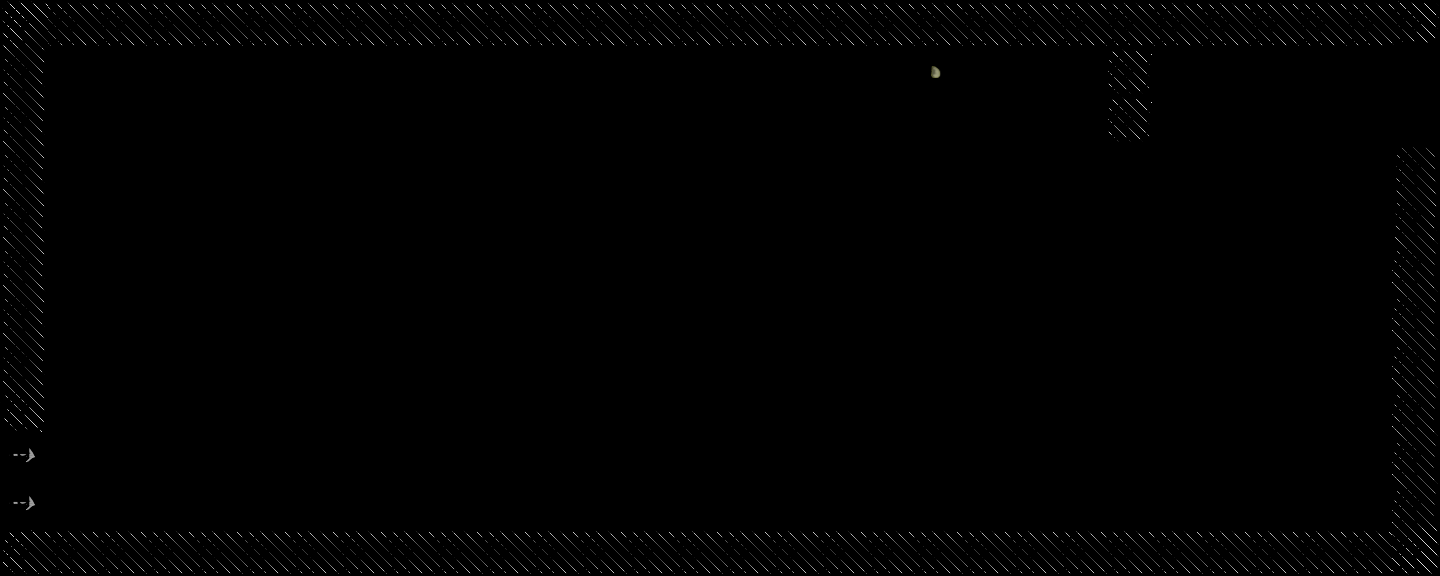

Below is a game level as drawn by its tile map, then a one-line description and the .tmx that defines it (tile-layer data replaced by summaries):
An orthogonal 30x12 tile map with 48x48 px tiles, 2 tile layers (Tiles, Objects), 2 tilesets and 4 objects.

<map version="1.0" orientation="orthogonal" width="30" height="12" tilewidth="48" tileheight="48">
 <tileset firstgid="1" name="objects" tilewidth="48" tileheight="48">
  <image source="img/tiles/objects.png" width="192" height="192" />
  <tile id="0">
   <properties>
    <property name="components" value="Player" />
    <property name="object" value="" />
   </properties>
  </tile>
  <tile id="1">
   <properties>
    <property name="components" value="Finish" />
    <property name="object" value="" />
   </properties>
  </tile>
  <tile id="2">
   <properties>
    <property name="components" value="Dead" />
    <property name="object" value="" />
   </properties>
  </tile>
  <tile id="3">
   <properties>
    <property name="components" value="Wall" />
    <property name="object" value="" />
   </properties>
  </tile>
  <tile id="4">
   <properties>
    <property name="components" value="CellNormal" />
    <property name="object" value="" />
   </properties>
  </tile>
  <tile id="5">
   <properties>
    <property name="components" value="CellJump" />
    <property name="object" value="" />
   </properties>
  </tile>
  <tile id="6">
   <properties>
    <property name="components" value="VirusRotating" />
   </properties>
  </tile>
  <tile id="7">
   <properties>
    <property name="components" value="CellGravity" />
   </properties>
  </tile>
  <tile id="8">
   <properties>
    <property name="components" value="CellNormal" />
    <property name="object" value="" />
   </properties>
  </tile>
 </tileset>
 <tileset firstgid="17" name="standard" tilewidth="48" tileheight="48">
  <image source="img/tiles/standard.png" width="384" height="384" />
  <tile id="13">
   <properties>
    <property name="components" value="Finish" />
   </properties>
  </tile>
  <tile id="14">
   <properties>
    <property name="components" value="Finish" />
   </properties>
  </tile>
  <tile id="21">
   <properties>
    <property name="components" value="Finish" />
   </properties>
  </tile>
  <tile id="29">
   <properties>
    <property name="components" value="Finish" />
   </properties>
  </tile>
 </tileset>
 <layer name="Tiles" width="30" height="12">
  <data>[360 cells, 82 non-empty, 13 distinct tile ids]</data>
 </layer>
 <layer name="Objects" width="30" height="12">
  <data>[360 cells, 83 non-empty, 3 distinct tile ids]</data>
 </layer>
 <objectgroup name="Calque d'objets 1" width="30" height="12">
  <object x="73" y="225" width="418" height="316">
   <properties>
    <property name="components" value="IngameMessage" />
    <property name="text" value="Oh, something new again." />
   </properties>
  </object>
  <object x="155" y="299" width="419" height="341">
   <properties>
    <property name="components" value="IngameMessage" />
    <property name="text" value="Hopefully not a virus." />
   </properties>
  </object>
  <object x="274" y="388" width="386" height="224">
   <properties>
    <property name="components" value="IngameMessage" />
    <property name="text" value="Let's merge it, for science!" />
   </properties>
  </object>
  <object x="269" y="248" width="482" height="108">
   <properties>
    <property name="components" value="IngameMessage" />
    <property name="text" value="Incredible, how can this be?" />
   </properties>
  </object>
 </objectgroup>
</map>
